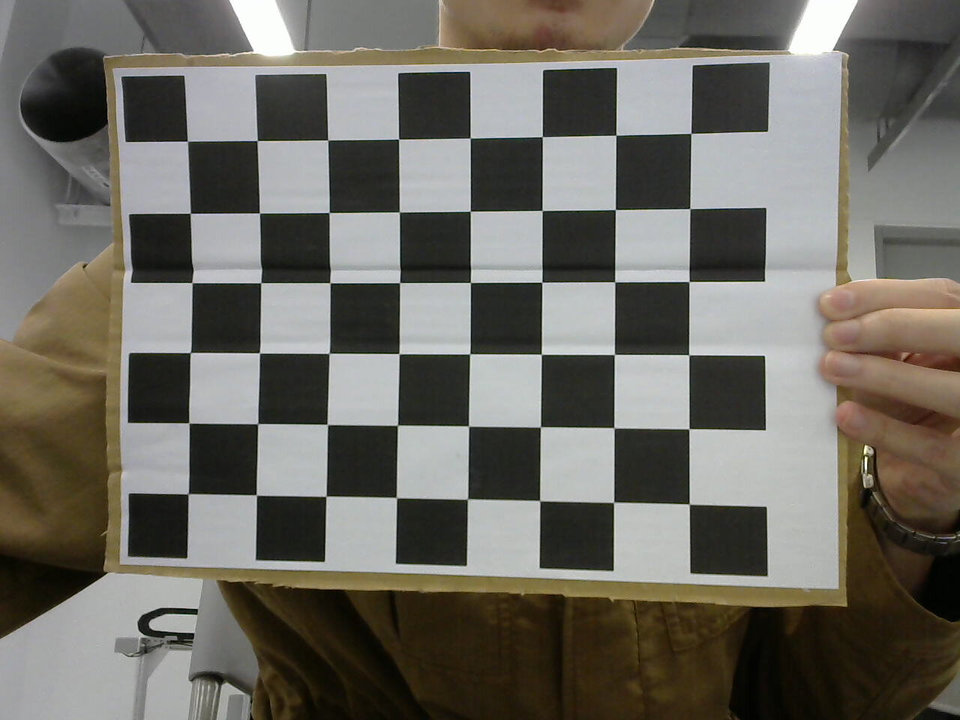
#> input picture school_project/vision/calib720/1.jpg, 960 x 720 px; its folder holds 5 pictures in this run
$ python calibration.py
#> lines starting #> are read from the running program, lines starting #| are printed output that depends on the picture; after the words box and inside, x2 and y2 are one past the last pixel; in counts of white or black regions, pixels touching at a corner belong together
import numpy as np
import cv2
import glob
# 找棋盘格角点
# 阈值
criteria = (cv2.TERM_CRITERIA_EPS + cv2.TERM_CRITERIA_MAX_ITER, 30, 0.001)
#棋盘格模板规格
w = 8
h = 6
# 世界坐标系中的棋盘格点,例如(0,0,0), (1,0,0), (2,0,0) ....,(8,5,0)，去掉Z坐标，记为二维矩阵
objp = np.zeros((w*h,3), np.float32)
objp[:,:2] = np.mgrid[0:w,0:h].T.reshape(-1,2)
# 储存棋盘格角点的世界坐标和图像坐标对
objpoints = [] # 在世界坐标系中的三维点
imgpoints = [] # 在图像平面的二维点

images = glob.glob('calib720/*.jpg')
for fname in images:
    img = cv2.imread(fname)
#> img is the input picture: shape (720, 960, 3); mean B, G, R 97.9, 105.5, 108.1
    gray = cv2.cvtColor(img,cv2.COLOR_BGR2GRAY)
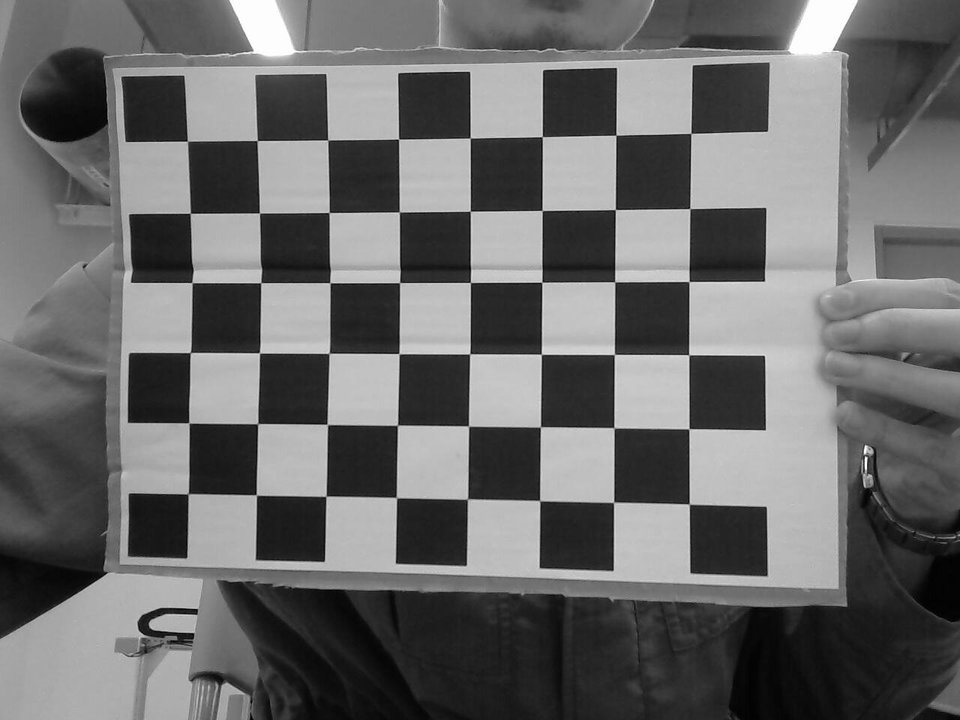
#> gray: shape (720, 960); min 0, max 255, mean 105.4
    # 找到棋盘格角点
    ret, corners = cv2.findChessboardCorners(gray, (w,h),None)
#> ret = True; corners = 48 rows, first 8: [187.3, 141.1], [257.3, 140.5], [327.7, 140], [398.5, 139.1], [470.2, 137.9], [542.2, 136.6], [615.9, 135.2], [690.8, 133.4]
    # 如果找到足够点对，将其存储起来
    if ret == True:
        cv2.cornerSubPix(gray,corners,(11,11),(-1,-1),criteria)
        objpoints.append(objp)
        imgpoints.append(corners)
        # 将角点在图像上显示
        cv2.drawChessboardCorners(img, (w,h), corners, ret)
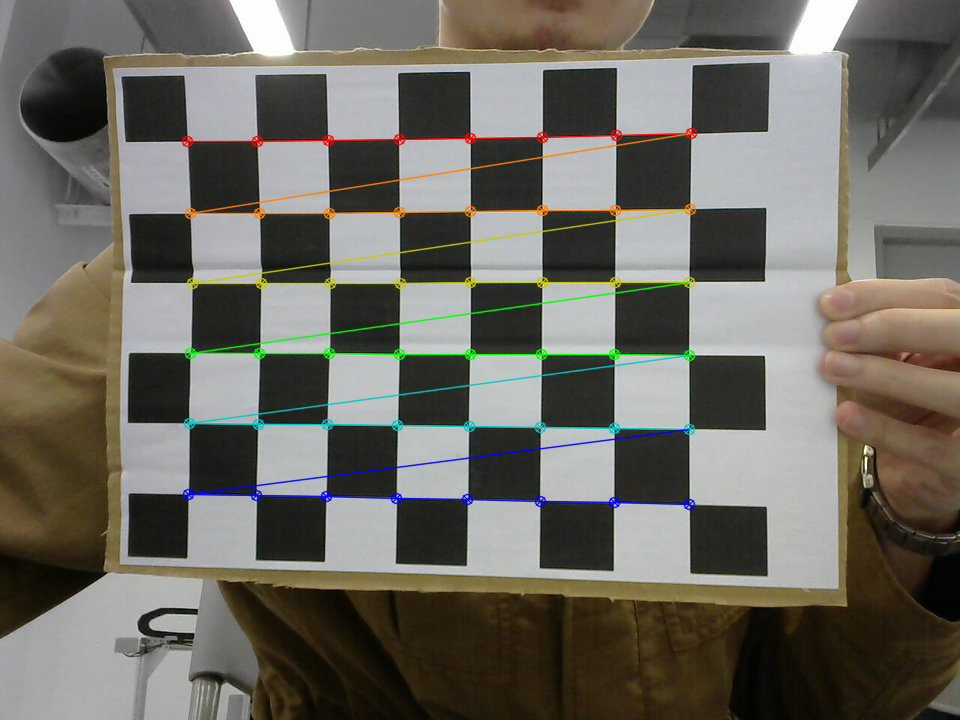
#> img: shape (720, 960, 3); 2.95% of pixels changed, all inside (x1, y1, x2, y2) = (181, 127, 698, 511)
        cv2.imshow('findCorners',img)
        cv2.waitKey(1)
#> pass 2 of the loop `for fname in images:`:
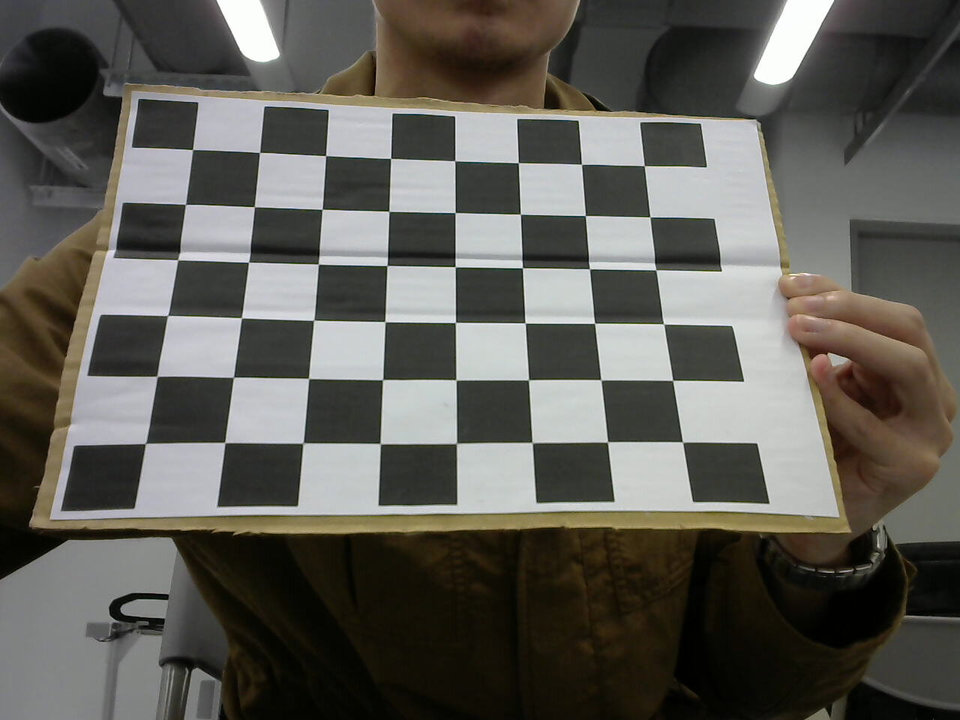
#> input picture school_project/vision/calib720/2.jpg, 960 x 720 px
#> img is the input picture: shape (720, 960, 3); mean B, G, R 85.6, 91.8, 93.5
#> `gray = cv2.cvtColor(img,cv2.COLOR_BGR2GRAY)`:
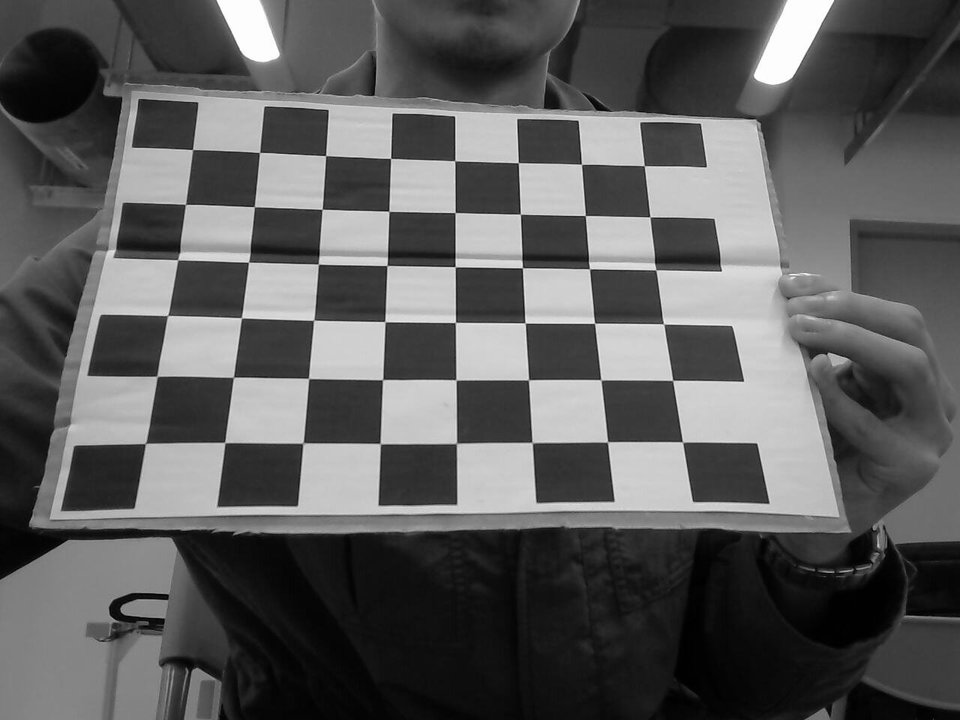
#> gray: shape (720, 960); min 0, max 255, mean 91.6
#> corners = 48 rows, first 8: [192.5, 149.5], [259.5, 152.5], [325.6, 155.5], [390.5, 158.4], [454.7, 160.7], [518.3, 162.6], [581.5, 164.3], [644.3, 165.7]
#> `cv2.drawChessboardCorners(img, (w,h), corners, ret)`:
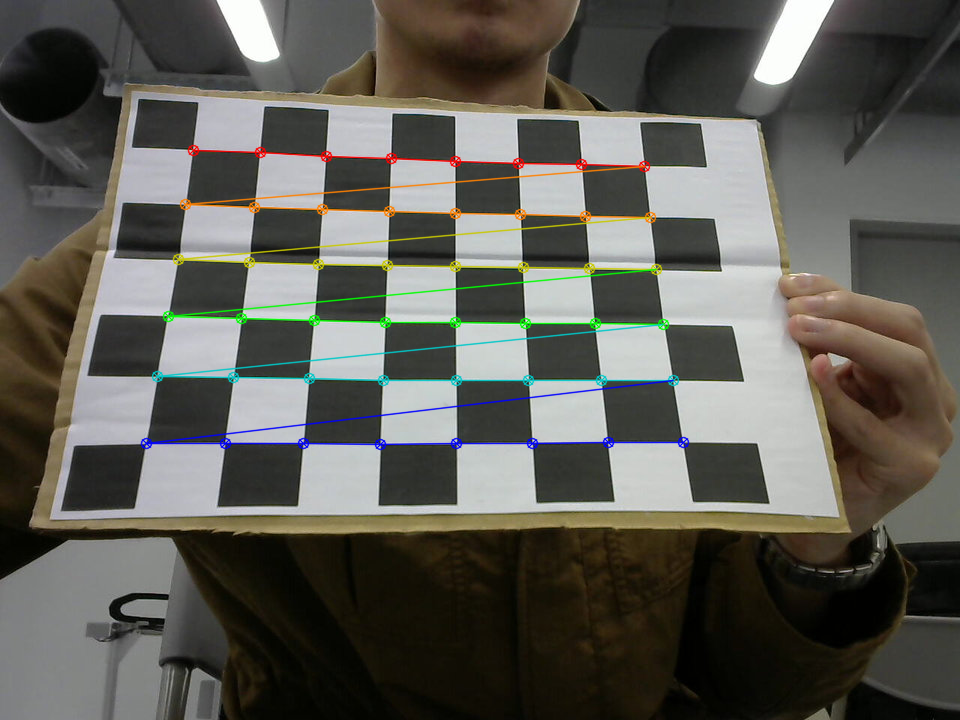
#> img: shape (720, 960, 3); 2.89% of pixels changed, all inside (x1, y1, x2, y2) = (140, 144, 690, 451)
#> pass 3 of the loop `for fname in images:`:
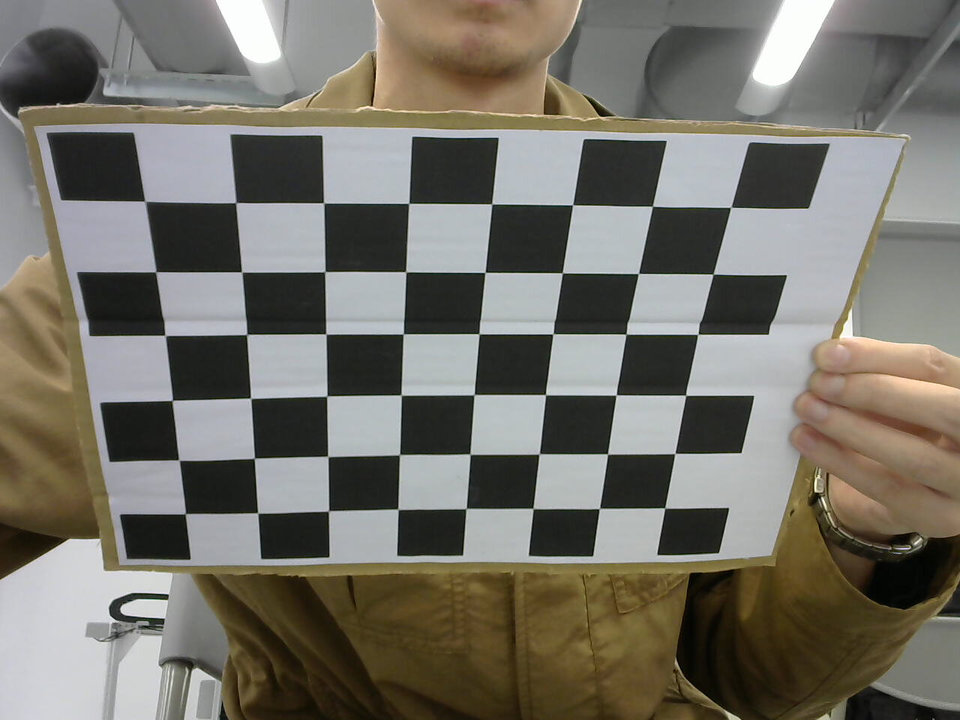
#> input picture school_project/vision/calib720/3.jpg, 960 x 720 px
#> img is the input picture: shape (720, 960, 3); mean B, G, R 104.3, 113.3, 116.5
#> `gray = cv2.cvtColor(img,cv2.COLOR_BGR2GRAY)`:
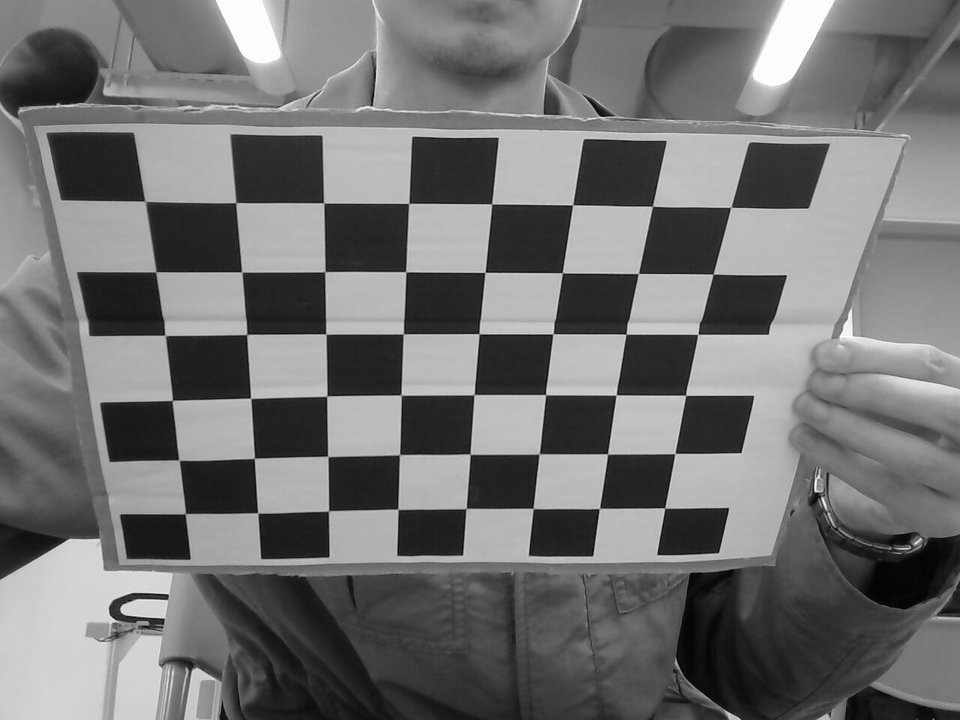
#> gray: shape (720, 960); min 0, max 255, mean 113.2
#> corners = 48 rows, first 8: [144.4, 201.1], [235.5, 202.6], [323.6, 202.7], [408.7, 203.4], [491.7, 203.9], [572.5, 204.7], [652.4, 206.2], [730.7, 207.2]
#> `cv2.drawChessboardCorners(img, (w,h), corners, ret)`:
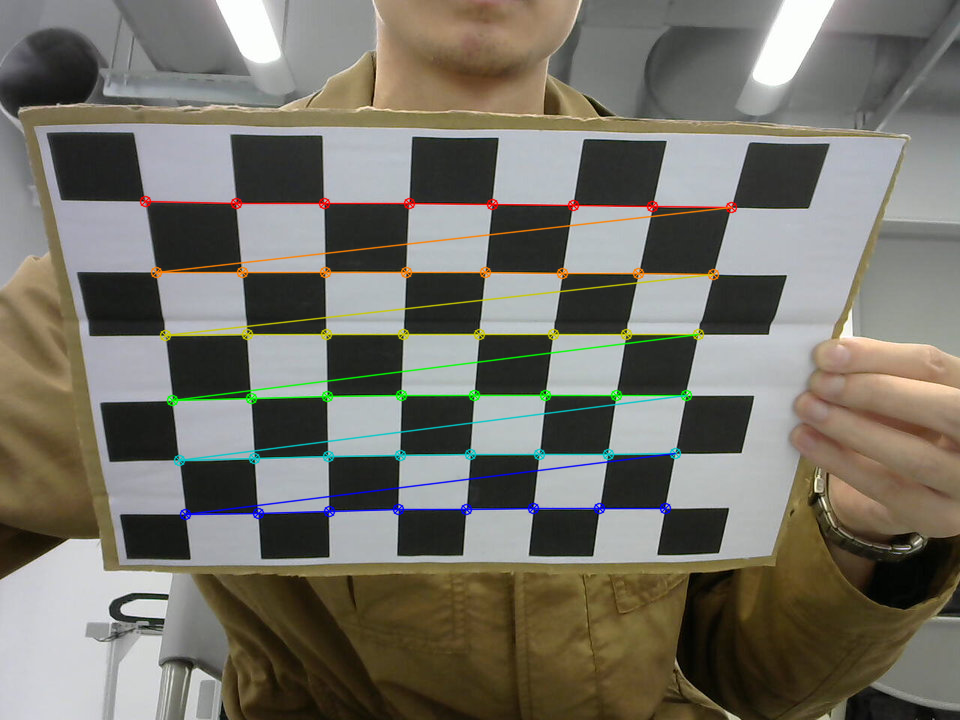
#> img: shape (720, 960, 3); 3.07% of pixels changed, all inside (x1, y1, x2, y2) = (139, 195, 738, 521)
#> the loop made 5 passes; the first 3 are shown
cv2.destroyAllWindows()

# 标定
ret, mtx, dist, rvecs, tvecs = cv2.calibrateCamera(objpoints, imgpoints, gray.shape[::-1], None, None)
print(mtx)

# 去畸变
img2 = cv2.imread('calib720/1.jpg')
h,  w = img2.shape[:2]
#> h = 720; w = 960
newcameramtx, roi=cv2.getOptimalNewCameraMatrix(mtx,dist,(w,h),0,(w,h)) # 自由比例参数
print(newcameramtx)
